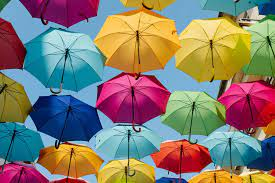
#> input picture SPARK FOUNDATION CV TASK-2/ims.png, 275 x 183 px, found by its file name
$ jupyter execute 'SPARKFOUNDATION TASK 2 -color_identification.ipynb'   (shell and % lines are left out)
#> lines starting #> are read from the running program, lines starting #| are printed output that depends on the picture
## Name: Syed Mustafa

## Task -2  COLOR IDENTIFICATION

### #GRIPAUG21 @The Sparks Foundation

### DATA AND BUISNESS ANALYTICS INTERN

[cell 1]
# importing all necessary libraries
from sklearn.cluster import KMeans
import matplotlib.pyplot as plt
import numpy as np
import cv2
from collections import Counter
from skimage.color import rgb2lab, deltaE_cie76
import os

[cell 2]
# loading image in working environment

img = cv2.imread(r"C:\Users\Syed Mustafa\Desktop\COLOR_Detection-main\ims.png")
#> img is the input picture: shape (183, 275, 3); mean B, G, R 112, 123.9, 132.9
imgWidth = img.shape[1] - 40
#> imgWidth = 235
plt.imshow(img)

[cell 3]
# original coloroured image in rgb
img = cv2.cvtColor(img, cv2.COLOR_BGR2RGB)
plt.imshow(img)

[cell 4]
# Identifying the colors present in image
def RGB2HEX(color):
    return "#{:02x}{:02x}{:02x}".format(int(color[0]), int(color[1]), int(color[2]))

def get_image(image_path):
    image = cv2.imread(image_path)
    image = cv2.cvtColor(image, cv2.COLOR_BGR2RGB)
    return image

[cell 5]
#defining a user made function,for showing pictorial representation
def get_colors(image, number_of_colors, show_chart):

#> called with number_of_colors = 8, show_chart = True
    modified_image = cv2.resize(image, (600, 400), interpolation = cv2.INTER_AREA)
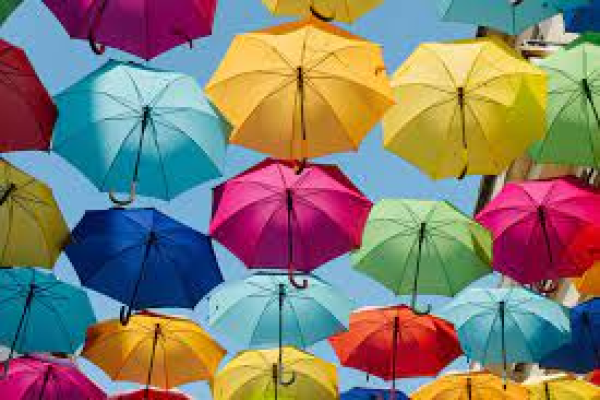
#> modified_image: shape (400, 600, 3); mean R, G, B 132.9, 123.9, 111.9
    modified_image = modified_image.reshape(modified_image.shape[0]*modified_image.shape[1], 3)

    clf = KMeans(n_clusters = number_of_colors)
    labels = clf.fit_predict(modified_image)

    counts = Counter(labels)
#> counts = {4: 19865, 2: 32196, 6: 53558, 0: 35134, 7: 15129, 1: 15634, 5: 27783, 3: 40701}
    # sort to ensure correct color percentage
    counts = dict(sorted(counts.items()))
#> counts = {0: 35134, 1: 15634, 2: 32196, 3: 40701, 4: 19865, 5: 27783, 6: 53558, 7: 15129}

    center_colors = clf.cluster_centers_
    # We get ordered colors by iterating through the keys
    ordered_colors = [center_colors[i] for i in counts.keys()]
#> ordered_colors = [[125.3, 15.77, 53.56], [173.4, 188.9, 148], [41.98, 128.1, 138.8], [162.5, 129.6, 34.85], [11.82, 48.59, 92.67], [234.3, 191.4, 78.02], [127.5, 181.3, 206.9], [214.3, 54.54, 111.9]]
    hex_colors = [RGB2HEX(ordered_colors[i]) for i in counts.keys()]
#> hex_colors = ['#7d0f35', '#adbc94', '#29808a', '#a28122', '#0b305c', '#eabf4e', '#7fb5ce', '#d6366f']
    rgb_colors = [ordered_colors[i] for i in counts.keys()]
#> rgb_colors has the same summary as ordered_colors

    if (show_chart):
        plt.figure(figsize = (8, 6))
        plt.pie(counts.values(), labels = hex_colors, colors = hex_colors)

    return rgb_colors

[cell 6]
#checking output
get_colors(get_image(r'C:\Users\Syed Mustafa\Desktop\COLOR_Detection-main\ims.png'), 8, True)
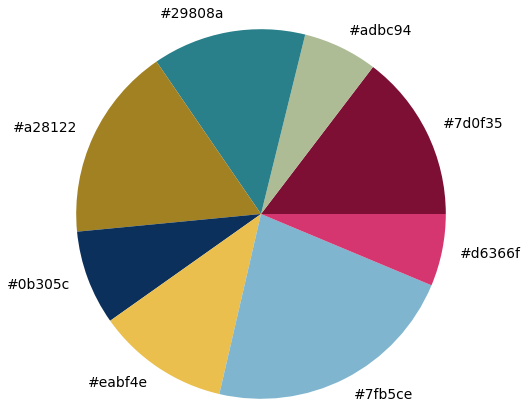
#> figure drawn by matplotlib, 1 panel
